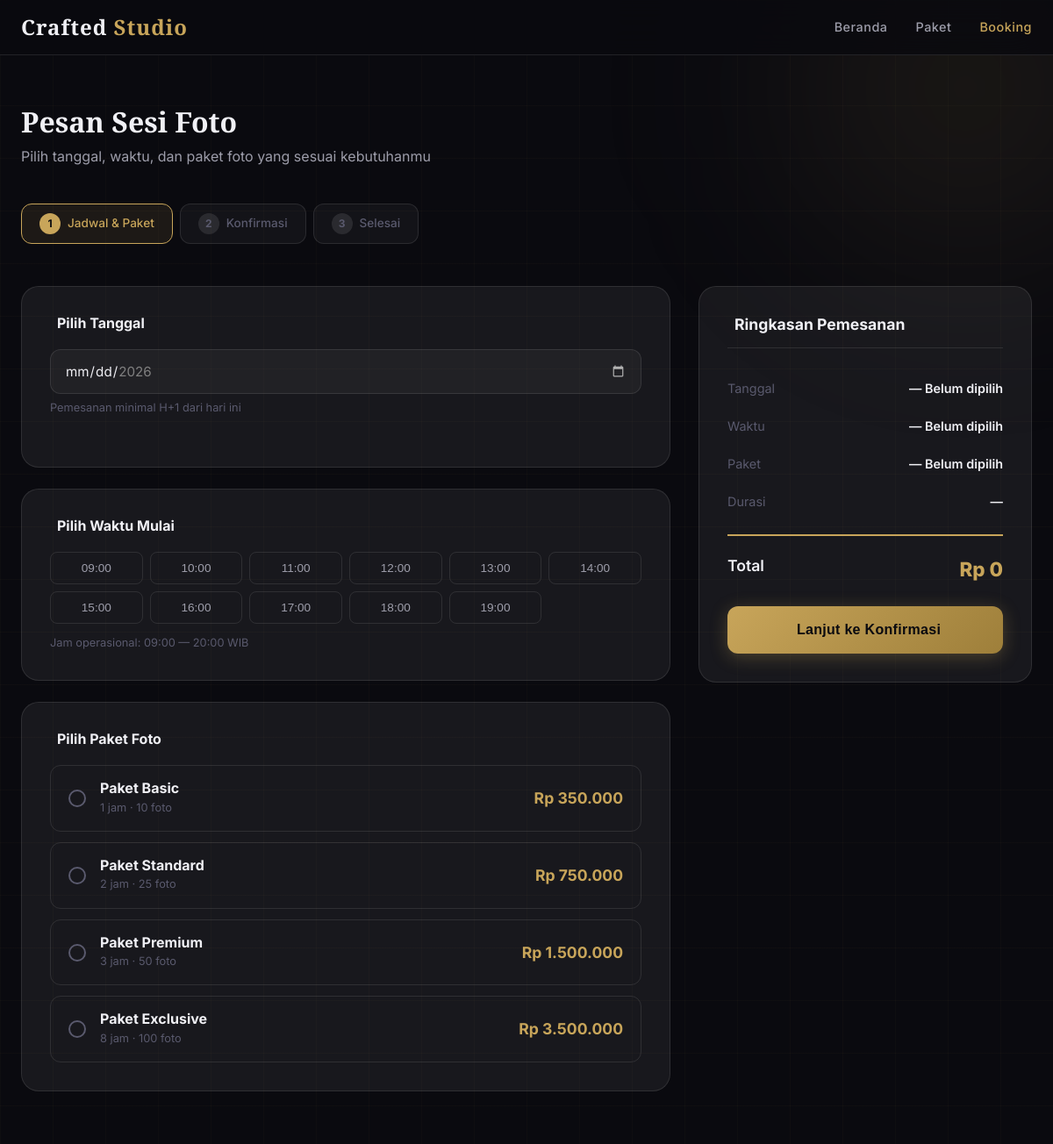
Screenshot of /booking.php with the database file from the repository.
### tables this page shows
CREATE TABLE `paket_foto` (
  `id_paket` INT AUTO_INCREMENT PRIMARY KEY,
  `nama_paket` VARCHAR(100) NOT NULL,
  `deskripsi` TEXT NULL,
  `harga` DECIMAL(12,2) NOT NULL DEFAULT 0.00,
  `durasi_jam` INT NOT NULL DEFAULT 1,
  `jumlah_foto` INT NOT NULL DEFAULT 0
);

### includes/functions.php (called while the page is built, shortened)
<?php
function formatRupiah(float $amount): string {
    return 'Rp ' . number_format($amount, 0, ',', '.');
}
function getPaketFoto(): array {
    $db = getDB();
    $stmt = $db->query("SELECT * FROM paket_foto ORDER BY harga ASC");
    return $stmt->fetchAll();
}
function e(string $str): string {
    return htmlspecialchars($str, ENT_QUOTES, 'UTF-8');
}

### booking.php (the view, shortened to what this page needs)
<?php
require_once __DIR__ . '/includes/functions.php';
$pakets = getPaketFoto();
$selectedPaketId = isset($_GET['paket']) ? (int)$_GET['paket'] : 0;
?>
<!DOCTYPE html>
<html lang="id">
<head>
    <link rel="stylesheet" href="assets/css/public.css">
    <link rel="stylesheet" href="https://unpkg.com/@phosphor-icons/web@2.0.3/src/regular/style.css">
</head>
<body>
<div class="bg-grid"></div>
<div class="bg-orb bg-orb-1"></div>
<nav class="navbar scrolled">
    <div class="container">
        <a href="/crafted-studio/" class="nav-brand">Crafted <span>Studio</span></a>
        <ul class="nav-links" id="navLinks">
            <li><a href="/crafted-studio/">Beranda</a></li>
            <li><a href="/crafted-studio/#paket">Paket</a></li>
            <li><a href="booking.php" style="color:var(--accent)">Booking</a></li>
        </ul>
    </div>
</nav>
<main class="booking-page">
    <div class="container">
        <h1 class="fade-up">Pesan Sesi Foto</h1>
        <p class="subtitle fade-up delay-1">Pilih tanggal, waktu, dan paket foto yang sesuai kebutuhanmu</p>
        <div class="booking-steps fade-up delay-1">
            <div class="step-indicator active" id="stepInd1">
                <span class="num">1</span> Jadwal & Paket
            </div>
            <div class="step-indicator" id="stepInd2">
                <span class="num">2</span> Konfirmasi
            </div>
            <div class="step-indicator" id="stepInd3">
                <span class="num">3</span> Selesai
            </div>
        </div>
        <div class="booking-layout fade-up delay-2">
            <div>
                <div class="glass-card" style="margin-bottom:24px;">
                    <h3 style="margin-bottom:20px;font-size:1rem;">
                        Pilih Tanggal
                    </h3>
                    <div class="form-group">
                        <div class="date-input-wrap">
                            <input type="date" class="form-control" id="bookingDate"
                                   min="<?= date('Y-m-d', strtotime('+1 day')) ?>"
                                   max="<?= date('Y-m-d', strtotime('+60 days')) ?>">
                        </div>
                        <small style="color:var(--text-muted);font-size:0.8rem;margin-top:6px;display:block;">
                            Pemesanan minimal H+1 dari hari ini
                        </small>
                    </div>
                </div>
                <div class="glass-card" style="margin-bottom:24px;">
                    <h3 style="margin-bottom:20px;font-size:1rem;">
                        Pilih Waktu Mulai
                    </h3>
                    <div class="time-slots" id="timeSlots">
                        <?php for ($h = 9; $h <= 19; $h++): ?>
                        <button type="button" class="time-slot" data-time="<?= sprintf('%02d:00', $h) ?>">
                            <?= sprintf('%02d:00', $h) ?>
                        </button>
                        <?php endfor; ?>
                    </div>
                    <small style="color:var(--text-muted);font-size:0.8rem;margin-top:12px;display:block;" id="timeInfo">
                        Jam operasional: 09:00 — 20:00 WIB
                    </small>
                </div>
                <div class="glass-card">
                    <h3 style="margin-bottom:20px;font-size:1rem;">
                        Pilih Paket Foto
                    </h3>
                    <div class="paket-options" id="paketOptions">
                        <?php foreach ($pakets as $p): ?>
                        <label class="paket-option <?= $selectedPaketId === $p['id_paket'] ? 'selected' : '' ?>"
                               data-id="<?= $p['id_paket'] ?>"
                               data-harga="<?= $p['harga'] ?>"
                               data-durasi="<?= $p['durasi_jam'] ?>"
                               data-nama="<?= e($p['nama_paket']) ?>">
                            <div class="paket-radio"></div>
                            <div class="paket-info">
                                <h4><?= e($p['nama_paket']) ?></h4>
                                <p><?= $p['durasi_jam'] ?> jam · <?= $p['jumlah_foto'] ?> foto</p>
                            </div>
                            <div class="paket-price"><?= formatRupiah($p['harga']) ?></div>
                        </label>
                        <?php endforeach; ?>
                    </div>
                </div>
            </div>
            <div class="glass-card summary-card">
                <h3>
                    Ringkasan Pemesanan
                </h3>
                <div class="summary-item">
                    <span class="label">Tanggal</span>
                    <span class="value" id="sumDate">— Belum dipilih</span>
                </div>
                <div class="summary-item">
                    <span class="label">Waktu</span>
                    <span class="value" id="sumTime">— Belum dipilih</span>
                </div>
                <div class="summary-item">
                    <span class="label">Paket</span>
                    <span class="value" id="sumPaket">— Belum dipilih</span>
                </div>
                <div class="summary-item">
                    <span class="label">Durasi</span>
                    <span class="value" id="sumDurasi">—</span>
                </div>
                <div class="summary-total">
                    <span class="label">Total</span>
                    <span class="value" id="sumTotal">Rp 0</span>
                </div>
                <button class="btn btn-primary btn-block btn-lg" style="margin-top:24px;" id="btnNext" disabled>
                    Lanjut ke Konfirmasi
                </button>
            </div>
        </div>
    </div>
</main>
</body>
</html>

### rows the page displays
paket_foto: nama_paket "Paket Basic", durasi_jam "1", jumlah_foto "10", harga "Rp 350.000"
paket_foto: nama_paket "Paket Standard", durasi_jam "2", jumlah_foto "25", harga "Rp 750.000"
paket_foto: nama_paket "Paket Premium", durasi_jam "3", jumlah_foto "50", harga "Rp 1.500.000"
paket_foto: nama_paket "Paket Exclusive", durasi_jam "8", jumlah_foto "100", harga "Rp 3.500.000"
